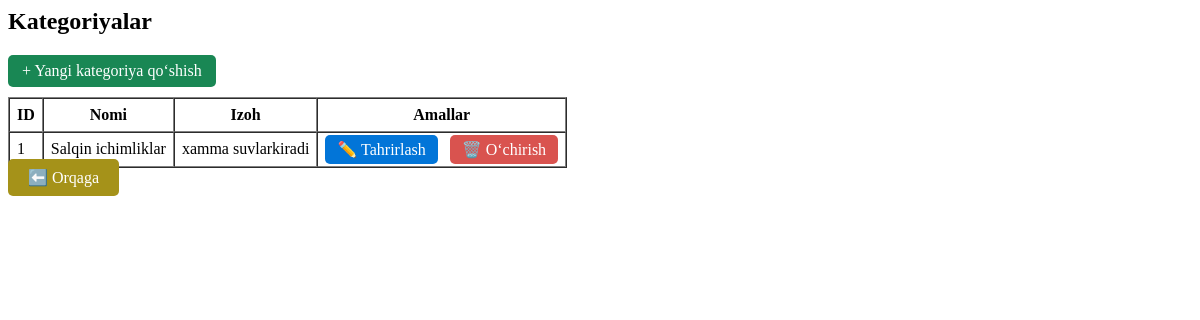
The app's page /management/categories/ (signed in), older data.
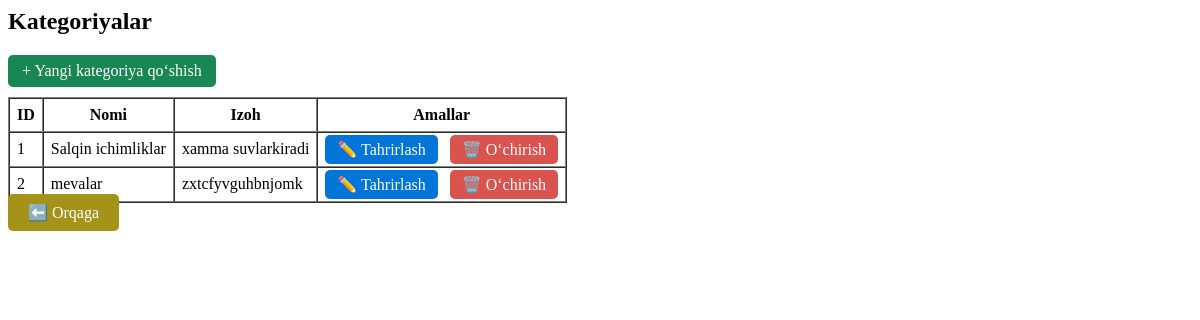
The same page, newer data.
### market/models.py (models this page shows, shortened)
class Catagory(models.Model):
    name = models.CharField(max_length=100)
    desc = models.TextField(blank=True, null=True)

### market/views.py (the view)
# urls.py: path('management/categories/', views.admin_categories, name='admin_categories'),
@login_required
@user_passes_test(lambda u: u.is_superuser)
def admin_categories(request):
    categories = Catagory.objects.all()
    return render(request, 'market/admin_categories.html', {'categories': categories})

### market/templates/market/admin_categories.html
<h2>Kategoriyalar</h2>
<a href="{% url 'admin_category_add' %}" style="margin-bottom:10px; display:inline-block; background:#198754; color:white; padding:7px 14px; border-radius:5px; text-decoration:none;">+ Yangi kategoriya qo‘shish</a>
<table border="1" cellpadding="7" cellspacing="0">
    <tr>
        <th>ID</th>
        <th>Nomi</th>
        <th>Izoh</th>
        <th>Amallar</th>
    </tr>
    {% for cat in categories %}
    <tr>
        <td>{{ cat.id }}</td>
        <td>{{ cat.name }}</td>
        <td>{{ cat.desc }}</td>
        <td>
            <a href="{% url 'admin_category_edit' cat.id %}" style="background:#0275d8; color:white; padding:6px 12px; border-radius:5px; text-decoration:none;">✏️ Tahrirlash</a>
            <a href="{% url 'admin_category_delete' cat.id %}" style="background:#d9534f; color:white; padding:6px 12px; border-radius:5px; text-decoration:none; margin-left:8px;">🗑️ O‘chirish</a>
        </td>
    </tr>
    {% empty %}
    <tr><td colspan="4">Kategoriyalar yo‘q.</td></tr>
    {% endfor %}
</table>
<a href="{% url 'admin_management' %}" style="padding:10px 20px; background-color:#a59219; color:white; text-decoration:none; border-radius:5px;">⬅️ Orqaga</a>

Row changes from the older to the newer data that the page shows:
added Catagory: id "2", name "mevalar", desc "zxtcfyvguhbnjomk"
